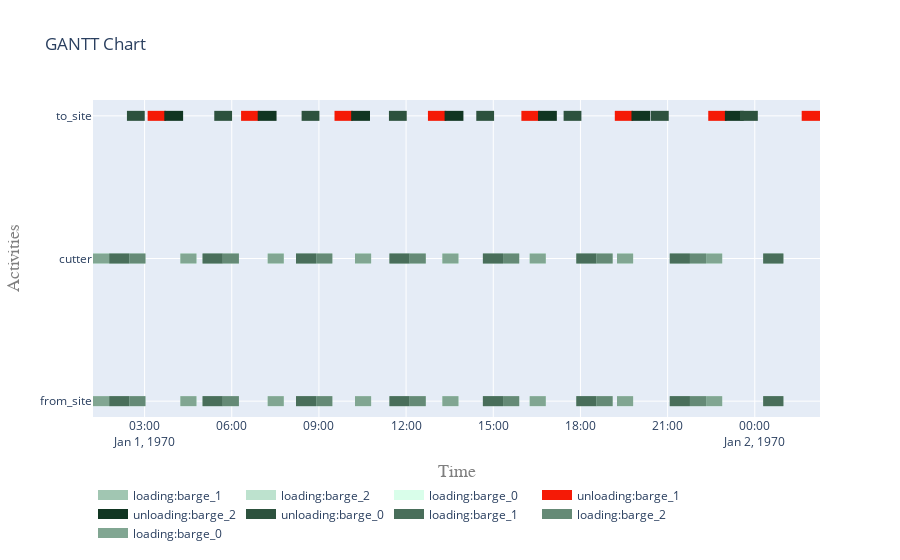

The cell this chart's notebook holds for it:
### Code cell
fig = plot.get_gantt_chart([from_site, to_site, cutter], id_map=[activities[x] for x in activities])

### Figure 1 — Plotly figure (JSON) as saved in the notebook; plotly's stock layout.template omitted (floating-point values rounded to 4 significant figures)
{"data": [{"connectgaps": false, "hoverinfo": "y+name", "line": {"color": "rgb(161,198,178)", "width": 10}, "mode": "lines", "name": "loading:barge_1", "type": "scatter", "x": ["1970-01-01T01:46:50", "1970-01-01T01:46:50", "1970-01-01T02:28:30", "1970-01-01T02:28:30", "1970-01-01T02:28:30", "1970-01-01T04:59:46", "1970-01-01T04:59:46", "1970-01-01T05:41:26", "1970-01-01T05:41:26", "1970-01-01T05:41:26", "1970-01-01T08:12:42", "1970-01-01T08:12:42", "1970-01-01T08:54:22", "1970-01-01T08:54:22", "1970-01-01T08:54:22", "1970-01-01T11:25:38", "1970-01-01T11:25:38", "1970-01-01T12:07:18", "1970-01-01T12:07:18", "1970-01-01T12:07:18", "1970-01-01T14:38:34", "1970-01-01T14:38:34", "1970-01-01T15:20:14", "1970-01-01T15:20:14", "1970-01-01T15:20:14", "1970-01-01T17:51:30", "1970-01-01T17:51:30", "1970-01-01T18:33:10", "1970-01-01T18:33:10", "1970-01-01T18:33:10", "1970-01-01T21:04:26", "1970-01-01T21:04:26", "1970-01-01T21:46:06", "1970-01-01T21:46:06", "1970-01-01T21:46:06", "1970-01-02T00:17:22", "1970-01-02T00:17:22", "1970-01-02T00:59:02", "1970-01-02T00:59:02", "1970-01-02T00:59:02", "1970-01-01T01:46:50", "1970-01-01T01:46:50", "1970-01-01T02:28:30", "1970-01-01T02:28:30", "1970-01-01T02:28:30", "1970-01-01T04:59:46", "1970-01-01T04:59:46", "1970-01-01T05:41:26", "1970-01-01T05:41:26", "1970-01-01T05:41:26", "1970-01-01T08:12:42", "1970-01-01T08:12:42", "1970-01-01T08:54:22", "1970-01-01T08:54:22", "1970-01-01T08:54:22", "1970-01-01T11:25:38", "1970-01-01T11:25:38", "1970-01-01T12:07:18", "1970-01-01T12:07:18", "1970-01-01T12:07:18", "1970-01-01T14:38:34", "1970-01-01T14:38:34", "1970-01-01T15:20:14", "1970-01-01T15:20:14", "1970-01-01T15:20:14", "1970-01-01T17:51:30", "1970-01-01T17:51:30", "1970-01-01T18:33:10", "1970-01-01T18:33:10", "1970-01-01T18:33:10", "1970-01-01T21:04:26", "1970-01-01T21:04:26", "1970-01-01T21:46:06", "1970-01-01T21:46:06", "1970-01-01T21:46:06", "1970-01-02T00:17:22", "1970-01-02T00:17:22", "1970-01-02T00:59:02", "1970-01-02T00:59:02", "1970-01-02T00:59:02"], "y": ["from_site", "from_site", "from_site", "from_site", null, "from_site", "from_site", "from_site", "from_site", null, "from_site", "from_site", "from_site", "from_site", null, "from_site", "from_site", "from_site", "from_site", null, "from_site", "from_site", "from_site", "from_site", null, "from_site", "from_site", "from_site", "from_site", null, "from_site", "from_site", "from_site", "from_site", null, "from_site", "from_site", "from_site", "from_site", null, "cutter", "cutter", "cutter", "cutter", null, "cutter", "cutter", "cutter", "cutter", null, "cutter", "cutter", "cutter", "cutter", null, "cutter", "cutter", "cutter", "cutter", null, "cutter", "cutter", "cutter", "cutter", null, "cutter", "cutter", "cutter", "cutter", null, "cutter", "cutter", "cutter", "cutter", null, "cutter", "cutter", "cutter", "cutter", null]}, {"connectgaps": false, "hoverinfo": "y+name", "line": {"color": "rgb(189,226,206)", "width": 10}, "mode": "lines", "name": "loading:barge_2", "type": "scatter", "x": ["1970-01-01T02:28:30", "1970-01-01T02:28:30", "1970-01-01T03:01:50", "1970-01-01T03:01:50", "1970-01-01T03:01:50", "1970-01-01T05:41:26", "1970-01-01T05:41:26", "1970-01-01T06:14:46", "1970-01-01T06:14:46", "1970-01-01T06:14:46", "1970-01-01T08:54:22", "1970-01-01T08:54:22", "1970-01-01T09:27:42", "1970-01-01T09:27:42", "1970-01-01T09:27:42", "1970-01-01T12:07:18", "1970-01-01T12:07:18", "1970-01-01T12:40:38", "1970-01-01T12:40:38", "1970-01-01T12:40:38", "1970-01-01T15:20:14", "1970-01-01T15:20:14", "1970-01-01T15:53:34", "1970-01-01T15:53:34", "1970-01-01T15:53:34", "1970-01-01T18:33:10", "1970-01-01T18:33:10", "1970-01-01T19:06:30", "1970-01-01T19:06:30", "1970-01-01T19:06:30", "1970-01-01T21:46:06", "1970-01-01T21:46:06", "1970-01-01T22:19:26", "1970-01-01T22:19:26", "1970-01-01T22:19:26", "1970-01-01T02:28:30", "1970-01-01T02:28:30", "1970-01-01T03:01:50", "1970-01-01T03:01:50", "1970-01-01T03:01:50", "1970-01-01T05:41:26", "1970-01-01T05:41:26", "1970-01-01T06:14:46", "1970-01-01T06:14:46", "1970-01-01T06:14:46", "1970-01-01T08:54:22", "1970-01-01T08:54:22", "1970-01-01T09:27:42", "1970-01-01T09:27:42", "1970-01-01T09:27:42", "1970-01-01T12:07:18", "1970-01-01T12:07:18", "1970-01-01T12:40:38", "1970-01-01T12:40:38", "1970-01-01T12:40:38", "1970-01-01T15:20:14", "1970-01-01T15:20:14", "1970-01-01T15:53:34", "1970-01-01T15:53:34", "1970-01-01T15:53:34", "1970-01-01T18:33:10", "1970-01-01T18:33:10", "1970-01-01T19:06:30", "1970-01-01T19:06:30", "1970-01-01T19:06:30", "1970-01-01T21:46:06", "1970-01-01T21:46:06", "1970-01-01T22:19:26", "1970-01-01T22:19:26", "1970-01-01T22:19:26"], "y": ["from_site", "from_site", "from_site", "from_site", null, "from_site", "from_site", "from_site", "from_site", null, "from_site", "from_site", "from_site", "from_site", null, "from_site", "from_site", "from_site", "from_site", null, "from_site", "from_site", "from_site", "from_site", null, "from_site", "from_site", "from_site", "from_site", null, "from_site", "from_site", "from_site", "from_site", null, "cutter", "cutter", "cutter", "cutter", null, "cutter", "cutter", "cutter", "cutter", null, "cutter", "cutter", "cutter", "cutter", null, "cutter", "cutter", "cutter", "cutter", null, "cutter", "cutter", "cutter", "cutter", null, "cutter", "cutter", "cutter", "cutter", null, "cutter", "cutter", "cutter", "cutter", null]}, {"connectgaps": false, "hoverinfo": "y+name", "line": {"color": "rgb(217,254,234)", "width": 10}, "mode": "lines", "name": "loading:barge_0", "type": "scatter", "x": ["1970-01-01T01:13:30", "1970-01-01T01:13:30", "1970-01-01T01:46:50", "1970-01-01T01:46:50", "1970-01-01T01:46:50", "1970-01-01T04:13:50", "1970-01-01T04:13:50", "1970-01-01T04:47:10", "1970-01-01T04:47:10", "1970-01-01T04:47:10", "1970-01-01T07:14:10", "1970-01-01T07:14:10", "1970-01-01T07:47:30", "1970-01-01T07:47:30", "1970-01-01T07:47:30", "1970-01-01T10:14:30", "1970-01-01T10:14:30", "1970-01-01T10:47:50", "1970-01-01T10:47:50", "1970-01-01T10:47:50", "1970-01-01T13:14:50", "1970-01-01T13:14:50", "1970-01-01T13:48:10", "1970-01-01T13:48:10", "1970-01-01T13:48:10", "1970-01-01T16:15:10", "1970-01-01T16:15:10", "1970-01-01T16:48:30", "1970-01-01T16:48:30", "1970-01-01T16:48:30", "1970-01-01T19:15:30", "1970-01-01T19:15:30", "1970-01-01T19:48:50", "1970-01-01T19:48:50", "1970-01-01T19:48:50", "1970-01-01T22:19:26", "1970-01-01T22:19:26", "1970-01-01T22:52:46", "1970-01-01T22:52:46", "1970-01-01T22:52:46", "1970-01-01T01:13:30", "1970-01-01T01:13:30", "1970-01-01T01:46:50", "1970-01-01T01:46:50", "1970-01-01T01:46:50", "1970-01-01T04:13:50", "1970-01-01T04:13:50", "1970-01-01T04:47:10", "1970-01-01T04:47:10", "1970-01-01T04:47:10", "1970-01-01T07:14:10", "1970-01-01T07:14:10", "1970-01-01T07:47:30", "1970-01-01T07:47:30", "1970-01-01T07:47:30", "1970-01-01T10:14:30", "1970-01-01T10:14:30", "1970-01-01T10:47:50", "1970-01-01T10:47:50", "1970-01-01T10:47:50", "1970-01-01T13:14:50", "1970-01-01T13:14:50", "1970-01-01T13:48:10", "1970-01-01T13:48:10", "1970-01-01T13:48:10", "1970-01-01T16:15:10", "1970-01-01T16:15:10", "1970-01-01T16:48:30", "1970-01-01T16:48:30", "1970-01-01T16:48:30", "1970-01-01T19:15:30", "1970-01-01T19:15:30", "1970-01-01T19:48:50", "1970-01-01T19:48:50", "1970-01-01T19:48:50", "1970-01-01T22:19:26", "1970-01-01T22:19:26", "1970-01-01T22:52:46", "1970-01-01T22:52:46", "1970-01-01T22:52:46"], "y": ["from_site", "from_site", "from_site", "from_site", null, "from_site", "from_site", "from_site", "from_site", null, "from_site", "from_site", "from_site", "from_site", null, "from_site", "from_site", "from_site", "from_site", null, "from_site", "from_site", "from_site", "from_site", null, "from_site", "from_site", "from_site", "from_site", null, "from_site", "from_site", "from_site", "from_site", null, "from_site", "from_site", "from_site", "from_site", null, "cutter", "cutter", "cutter", "cutter", null, "cutter", "cutter", "cutter", "cutter", null, "cutter", "cutter", "cutter", "cutter", null, "cutter", "cutter", "cutter", "cutter", null, "cutter", "cutter", "cutter", "cutter", null, "cutter", "cutter", "cutter", "cutter", null, "cutter", "cutter", "cutter", "cutter", null, "cutter", "cutter", "cutter", "cutter", null]}, {"connectgaps": false, "hoverinfo": "y+name", "line": {"color": "rgb(245,26,6)", "width": 10}, "mode": "lines", "name": "unloading:barge_1", "type": "scatter", "x": ["1970-01-01T03:06:19", "1970-01-01T03:06:19", "1970-01-01T03:44:08", "1970-01-01T03:44:08", "1970-01-01T03:44:08", "1970-01-01T06:19:15", "1970-01-01T06:19:15", "1970-01-01T06:57:04", "1970-01-01T06:57:04", "1970-01-01T06:57:04", "1970-01-01T09:32:11", "1970-01-01T09:32:11", "1970-01-01T10:10:00", "1970-01-01T10:10:00", "1970-01-01T10:10:00", "1970-01-01T12:45:07", "1970-01-01T12:45:07", "1970-01-01T13:22:56", "1970-01-01T13:22:56", "1970-01-01T13:22:56", "1970-01-01T15:58:03", "1970-01-01T15:58:03", "1970-01-01T16:35:52", "1970-01-01T16:35:52", "1970-01-01T16:35:52", "1970-01-01T19:10:59", "1970-01-01T19:10:59", "1970-01-01T19:48:48", "1970-01-01T19:48:48", "1970-01-01T19:48:48", "1970-01-01T22:23:55", "1970-01-01T22:23:55", "1970-01-01T23:01:44", "1970-01-01T23:01:44", "1970-01-01T23:01:44", "1970-01-02T01:36:51", "1970-01-02T01:36:51", "1970-01-02T02:14:40", "1970-01-02T02:14:40", "1970-01-02T02:14:40"], "y": ["to_site", "to_site", "to_site", "to_site", null, "to_site", "to_site", "to_site", "to_site", null, "to_site", "to_site", "to_site", "to_site", null, "to_site", "to_site", "to_site", "to_site", null, "to_site", "to_site", "to_site", "to_site", null, "to_site", "to_site", "to_site", "to_site", null, "to_site", "to_site", "to_site", "to_site", null, "to_site", "to_site", "to_site", "to_site", null]}, {"connectgaps": false, "hoverinfo": "y+name", "line": {"color": "rgb(17,54,34)", "width": 10}, "mode": "lines", "name": "unloading:barge_2", "type": "scatter", "x": ["1970-01-01T03:40:42", "1970-01-01T03:40:42", "1970-01-01T04:19:34", "1970-01-01T04:19:34", "1970-01-01T04:19:34", "1970-01-01T06:53:38", "1970-01-01T06:53:38", "1970-01-01T07:32:30", "1970-01-01T07:32:30", "1970-01-01T07:32:30", "1970-01-01T10:06:34", "1970-01-01T10:06:34", "1970-01-01T10:45:26", "1970-01-01T10:45:26", "1970-01-01T10:45:26", "1970-01-01T13:19:30", "1970-01-01T13:19:30", "1970-01-01T13:58:22", "1970-01-01T13:58:22", "1970-01-01T13:58:22", "1970-01-01T16:32:26", "1970-01-01T16:32:26", "1970-01-01T17:11:18", "1970-01-01T17:11:18", "1970-01-01T17:11:18", "1970-01-01T19:45:22", "1970-01-01T19:45:22", "1970-01-01T20:24:14", "1970-01-01T20:24:14", "1970-01-01T20:24:14", "1970-01-01T22:58:18", "1970-01-01T22:58:18", "1970-01-01T23:37:10", "1970-01-01T23:37:10", "1970-01-01T23:37:10"], "y": ["to_site", "to_site", "to_site", "to_site", null, "to_site", "to_site", "to_site", "to_site", null, "to_site", "to_site", "to_site", "to_site", null, "to_site", "to_site", "to_site", "to_site", null, "to_site", "to_site", "to_site", "to_site", null, "to_site", "to_site", "to_site", "to_site", null, "to_site", "to_site", "to_site", "to_site", null]}, {"connectgaps": false, "hoverinfo": "y+name", "line": {"color": "rgb(45,82,62)", "width": 10}, "mode": "lines", "name": "unloading:barge_0", "type": "scatter", "x": ["1970-01-01T02:23:35", "1970-01-01T02:23:35", "1970-01-01T03:00:20", "1970-01-01T03:00:20", "1970-01-01T03:00:20", "1970-01-01T05:23:55", "1970-01-01T05:23:55", "1970-01-01T06:00:40", "1970-01-01T06:00:40", "1970-01-01T06:00:40", "1970-01-01T08:24:15", "1970-01-01T08:24:15", "1970-01-01T09:01:00", "1970-01-01T09:01:00", "1970-01-01T09:01:00", "1970-01-01T11:24:35", "1970-01-01T11:24:35", "1970-01-01T12:01:20", "1970-01-01T12:01:20", "1970-01-01T12:01:20", "1970-01-01T14:24:55", "1970-01-01T14:24:55", "1970-01-01T15:01:40", "1970-01-01T15:01:40", "1970-01-01T15:01:40", "1970-01-01T17:25:15", "1970-01-01T17:25:15", "1970-01-01T18:02:00", "1970-01-01T18:02:00", "1970-01-01T18:02:00", "1970-01-01T20:25:35", "1970-01-01T20:25:35", "1970-01-01T21:02:20", "1970-01-01T21:02:20", "1970-01-01T21:02:20", "1970-01-01T23:29:31", "1970-01-01T23:29:31", "1970-01-02T00:06:16", "1970-01-02T00:06:16", "1970-01-02T00:06:16"], "y": ["to_site", "to_site", "to_site", "to_site", null, "to_site", "to_site", "to_site", "to_site", null, "to_site", "to_site", "to_site", "to_site", null, "to_site", "to_site", "to_site", "to_site", null, "to_site", "to_site", "to_site", "to_site", null, "to_site", "to_site", "to_site", "to_site", null, "to_site", "to_site", "to_site", "to_site", null, "to_site", "to_site", "to_site", "to_site", null]}, {"connectgaps": false, "hoverinfo": "y+name", "line": {"color": "rgb(73,110,90)", "width": 10}, "mode": "lines", "name": "loading:barge_1", "type": "scatter", "x": ["1970-01-01T01:46:50", "1970-01-01T01:46:50", "1970-01-01T02:28:30", "1970-01-01T02:28:30", "1970-01-01T02:28:30", "1970-01-01T04:59:46", "1970-01-01T04:59:46", "1970-01-01T05:41:26", "1970-01-01T05:41:26", "1970-01-01T05:41:26", "1970-01-01T08:12:42", "1970-01-01T08:12:42", "1970-01-01T08:54:22", "1970-01-01T08:54:22", "1970-01-01T08:54:22", "1970-01-01T11:25:38", "1970-01-01T11:25:38", "1970-01-01T12:07:18", "1970-01-01T12:07:18", "1970-01-01T12:07:18", "1970-01-01T14:38:34", "1970-01-01T14:38:34", "1970-01-01T15:20:14", "1970-01-01T15:20:14", "1970-01-01T15:20:14", "1970-01-01T17:51:30", "1970-01-01T17:51:30", "1970-01-01T18:33:10", "1970-01-01T18:33:10", "1970-01-01T18:33:10", "1970-01-01T21:04:26", "1970-01-01T21:04:26", "1970-01-01T21:46:06", "1970-01-01T21:46:06", "1970-01-01T21:46:06", "1970-01-02T00:17:22", "1970-01-02T00:17:22", "1970-01-02T00:59:02", "1970-01-02T00:59:02", "1970-01-02T00:59:02", "1970-01-01T01:46:50", "1970-01-01T01:46:50", "1970-01-01T02:28:30", "1970-01-01T02:28:30", "1970-01-01T02:28:30", "1970-01-01T04:59:46", "1970-01-01T04:59:46", "1970-01-01T05:41:26", "1970-01-01T05:41:26", "1970-01-01T05:41:26", "1970-01-01T08:12:42", "1970-01-01T08:12:42", "1970-01-01T08:54:22", "1970-01-01T08:54:22", "1970-01-01T08:54:22", "1970-01-01T11:25:38", "1970-01-01T11:25:38", "1970-01-01T12:07:18", "1970-01-01T12:07:18", "1970-01-01T12:07:18", "1970-01-01T14:38:34", "1970-01-01T14:38:34", "1970-01-01T15:20:14", "1970-01-01T15:20:14", "1970-01-01T15:20:14", "1970-01-01T17:51:30", "1970-01-01T17:51:30", "1970-01-01T18:33:10", "1970-01-01T18:33:10", "1970-01-01T18:33:10", "1970-01-01T21:04:26", "1970-01-01T21:04:26", "1970-01-01T21:46:06", "1970-01-01T21:46:06", "1970-01-01T21:46:06", "1970-01-02T00:17:22", "1970-01-02T00:17:22", "1970-01-02T00:59:02", "1970-01-02T00:59:02", "1970-01-02T00:59:02"], "y": ["from_site", "from_site", "from_site", "from_site", null, "from_site", "from_site", "from_site", "from_site", null, "from_site", "from_site", "from_site", "from_site", null, "from_site", "from_site", "from_site", "from_site", null, "from_site", "from_site", "from_site", "from_site", null, "from_site", "from_site", "from_site", "from_site", null, "from_site", "from_site", "from_site", "from_site", null, "from_site", "from_site", "from_site", "from_site", null, "cutter", "cutter", "cutter", "cutter", null, "cutter", "cutter", "cutter", "cutter", null, "cutter", "cutter", "cutter", "cutter", null, "cutter", "cutter", "cutter", "cutter", null, "cutter", "cutter", "cutter", "cutter", null, "cutter", "cutter", "cutter", "cutter", null, "cutter", "cutter", "cutter", "cutter", null, "cutter", "cutter", "cutter", "cutter", null]}, {"connectgaps": false, "hoverinfo": "y+name", "line": {"color": "rgb(101,138,118)", "width": 10}, "mode": "lines", "name": "loading:barge_2", "type": "scatter", "x": ["1970-01-01T02:28:30", "1970-01-01T02:28:30", "1970-01-01T03:01:50", "1970-01-01T03:01:50", "1970-01-01T03:01:50", "1970-01-01T05:41:26", "1970-01-01T05:41:26", "1970-01-01T06:14:46", "1970-01-01T06:14:46", "1970-01-01T06:14:46", "1970-01-01T08:54:22", "1970-01-01T08:54:22", "1970-01-01T09:27:42", "1970-01-01T09:27:42", "1970-01-01T09:27:42", "1970-01-01T12:07:18", "1970-01-01T12:07:18", "1970-01-01T12:40:38", "1970-01-01T12:40:38", "1970-01-01T12:40:38", "1970-01-01T15:20:14", "1970-01-01T15:20:14", "1970-01-01T15:53:34", "1970-01-01T15:53:34", "1970-01-01T15:53:34", "1970-01-01T18:33:10", "1970-01-01T18:33:10", "1970-01-01T19:06:30", "1970-01-01T19:06:30", "1970-01-01T19:06:30", "1970-01-01T21:46:06", "1970-01-01T21:46:06", "1970-01-01T22:19:26", "1970-01-01T22:19:26", "1970-01-01T22:19:26", "1970-01-01T02:28:30", "1970-01-01T02:28:30", "1970-01-01T03:01:50", "1970-01-01T03:01:50", "1970-01-01T03:01:50", "1970-01-01T05:41:26", "1970-01-01T05:41:26", "1970-01-01T06:14:46", "1970-01-01T06:14:46", "1970-01-01T06:14:46", "1970-01-01T08:54:22", "1970-01-01T08:54:22", "1970-01-01T09:27:42", "1970-01-01T09:27:42", "1970-01-01T09:27:42", "1970-01-01T12:07:18", "1970-01-01T12:07:18", "1970-01-01T12:40:38", "1970-01-01T12:40:38", "1970-01-01T12:40:38", "1970-01-01T15:20:14", "1970-01-01T15:20:14", "1970-01-01T15:53:34", "1970-01-01T15:53:34", "1970-01-01T15:53:34", "1970-01-01T18:33:10", "1970-01-01T18:33:10", "1970-01-01T19:06:30", "1970-01-01T19:06:30", "1970-01-01T19:06:30", "1970-01-01T21:46:06", "1970-01-01T21:46:06", "1970-01-01T22:19:26", "1970-01-01T22:19:26", "1970-01-01T22:19:26"], "y": ["from_site", "from_site", "from_site", "from_site", null, "from_site", "from_site", "from_site", "from_site", null, "from_site", "from_site", "from_site", "from_site", null, "from_site", "from_site", "from_site", "from_site", null, "from_site", "from_site", "from_site", "from_site", null, "from_site", "from_site", "from_site", "from_site", null, "from_site", "from_site", "from_site", "from_site", null, "cutter", "cutter", "cutter", "cutter", null, "cutter", "cutter", "cutter", "cutter", null, "cutter", "cutter", "cutter", "cutter", null, "cutter", "cutter", "cutter", "cutter", null, "cutter", "cutter", "cutter", "cutter", null, "cutter", "cutter", "cutter", "cutter", null, "cutter", "cutter", "cutter", "cutter", null]}, {"connectgaps": false, "hoverinfo": "y+name", "line": {"color": "rgb(129,166,146)", "width": 10}, "mode": "lines", "name": "loading:barge_0", "type": "scatter", "x": ["1970-01-01T01:13:30", "1970-01-01T01:13:30", "1970-01-01T01:46:50", "1970-01-01T01:46:50", "1970-01-01T01:46:50", "1970-01-01T04:13:50", "1970-01-01T04:13:50", "1970-01-01T04:47:10", "1970-01-01T04:47:10", "1970-01-01T04:47:10", "1970-01-01T07:14:10", "1970-01-01T07:14:10", "1970-01-01T07:47:30", "1970-01-01T07:47:30", "1970-01-01T07:47:30", "1970-01-01T10:14:30", "1970-01-01T10:14:30", "1970-01-01T10:47:50", "1970-01-01T10:47:50", "1970-01-01T10:47:50", "1970-01-01T13:14:50", "1970-01-01T13:14:50", "1970-01-01T13:48:10", "1970-01-01T13:48:10", "1970-01-01T13:48:10", "1970-01-01T16:15:10", "1970-01-01T16:15:10", "1970-01-01T16:48:30", "1970-01-01T16:48:30", "1970-01-01T16:48:30", "1970-01-01T19:15:30", "1970-01-01T19:15:30", "1970-01-01T19:48:50", "1970-01-01T19:48:50", "1970-01-01T19:48:50", "1970-01-01T22:19:26", "1970-01-01T22:19:26", "1970-01-01T22:52:46", "1970-01-01T22:52:46", "1970-01-01T22:52:46", "1970-01-01T01:13:30", "1970-01-01T01:13:30", "1970-01-01T01:46:50", "1970-01-01T01:46:50", "1970-01-01T01:46:50", "1970-01-01T04:13:50", "1970-01-01T04:13:50", "1970-01-01T04:47:10", "1970-01-01T04:47:10", "1970-01-01T04:47:10", "1970-01-01T07:14:10", "1970-01-01T07:14:10", "1970-01-01T07:47:30", "1970-01-01T07:47:30", "1970-01-01T07:47:30", "1970-01-01T10:14:30", "1970-01-01T10:14:30", "1970-01-01T10:47:50", "1970-01-01T10:47:50", "1970-01-01T10:47:50", "1970-01-01T13:14:50", "1970-01-01T13:14:50", "1970-01-01T13:48:10", "1970-01-01T13:48:10", "1970-01-01T13:48:10", "1970-01-01T16:15:10", "1970-01-01T16:15:10", "1970-01-01T16:48:30", "1970-01-01T16:48:30", "1970-01-01T16:48:30", "1970-01-01T19:15:30", "1970-01-01T19:15:30", "1970-01-01T19:48:50", "1970-01-01T19:48:50", "1970-01-01T19:48:50", "1970-01-01T22:19:26", "1970-01-01T22:19:26", "1970-01-01T22:52:46", "1970-01-01T22:52:46", "1970-01-01T22:52:46"], "y": ["from_site", "from_site", "from_site", "from_site", null, "from_site", "from_site", "from_site", "from_site", null, "from_site", "from_site", "from_site", "from_site", null, "from_site", "from_site", "from_site", "from_site", null, "from_site", "from_site", "from_site", "from_site", null, "from_site", "from_site", "from_site", "from_site", null, "from_site", "from_site", "from_site", "from_site", null, "from_site", "from_site", "from_site", "from_site", null, "cutter", "cutter", "cutter", "cutter", null, "cutter", "cutter", "cutter", "cutter", null, "cutter", "cutter", "cutter", "cutter", null, "cutter", "cutter", "cutter", "cutter", null, "cutter", "cutter", "cutter", "cutter", null, "cutter", "cutter", "cutter", "cutter", null, "cutter", "cutter", "cutter", "cutter", null, "cutter", "cutter", "cutter", "cutter", null]}], "layout": {"hovermode": "closest", "legend": {"orientation": "h", "x": 0, "y": -0.2}, "title": {"text": "GANTT Chart"}, "xaxis": {"range": ["1970-01-01T01:13:30", "1970-01-02T02:14:40"], "title": {"font": {"color": "#7f7f7f", "family": "Courier New, monospace", "size": 18}, "text": "Time"}}, "yaxis": {"title": {"font": {"color": "#7f7f7f", "family": "Courier New, monospace", "size": 18}, "text": "Activities"}}}}
